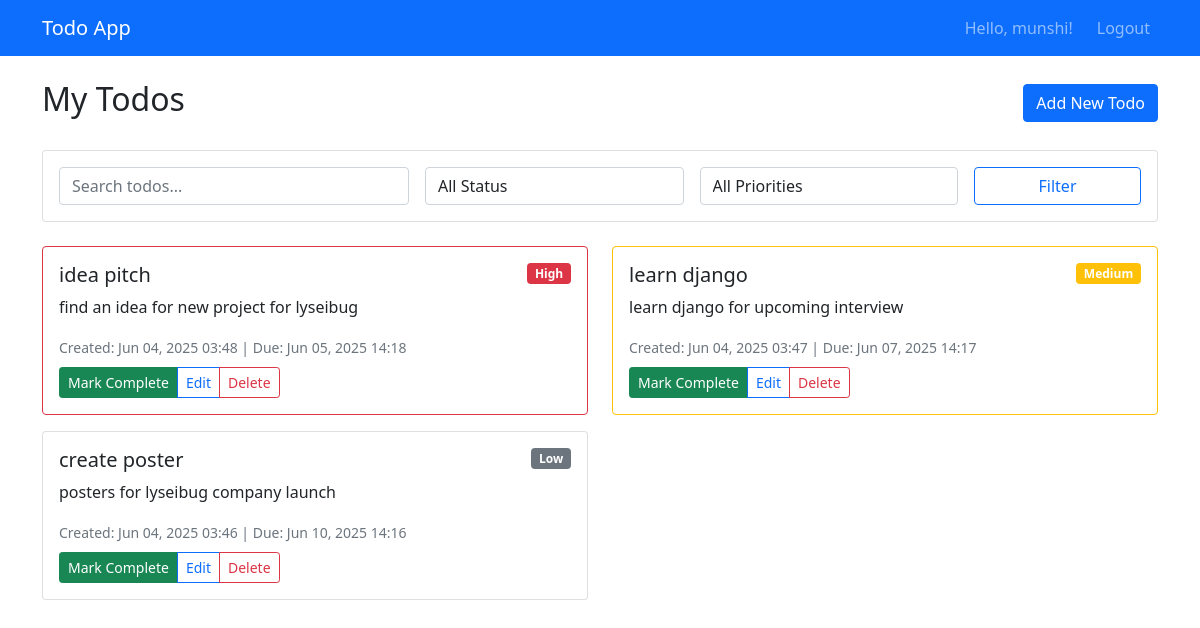
The app's page / (signed in) with its own data.
### todo/models.py (models this page shows, shortened)
class Todo(models.Model):
    PRIORITY_CHOICES = [
        ('low', 'Low'),
        ('medium', 'Medium'),
        ('high', 'High'),
    ]
    title = models.CharField(max_length=200)
    description = models.TextField(blank=True)
    completed = models.BooleanField(default=False)
    priority = models.CharField(max_length=10, choices=PRIORITY_CHOICES, default='medium')
    created_date = models.DateTimeField(auto_now_add=True)
    updated_date = models.DateTimeField(auto_now=True)
    due_date = models.DateTimeField(null=True, blank=True)
    user = models.ForeignKey(User, on_delete=models.CASCADE)
    class Meta:
        ordering = ['-created_date']

### todo/views.py (the view)
# urls.py: path('', views.todo_list, name='list'),
@login_required
def todo_list(request):
    search_query = request.GET.get('search', '')
    status_filter = request.GET.get('status', 'all')
    priority_filter = request.GET.get('priority', 'all')
    todos = Todo.objects.filter(user=request.user)
    if search_query:
        todos = todos.filter(
            Q(title__icontains=search_query) |
            Q(description__icontains=search_query)
        )
    if status_filter == 'completed':
        todos = todos.filter(completed=True)
    elif status_filter == 'pending':
        todos = todos.filter(completed=False)
    if priority_filter != 'all':
        todos = todos.filter(priority=priority_filter)
    context = {
        'todos': todos,
        'search_query': search_query,
        'status_filter': status_filter,
        'priority_filter': priority_filter,
    }
    return render(request, 'todo/todo_list.html', context)

### todo/templates/todo/todo_list.html (shortened to what this page needs)
{% extends 'todo/base.html' %}
{% block content %}
<div class="row">
    <div class="col-md-12">
        <div class="d-flex justify-content-between align-items-center mb-4">
            <h2>My Todos</h2>
            <a href="{% url 'todo:create' %}" class="btn btn-primary">Add New Todo</a>
        </div>
        <div class="card mb-4">
            <div class="card-body">
                <form method="get" class="row g-3">
                    <div class="col-md-4">
                        <input type="text" name="search" class="form-control" placeholder="Search todos..." value="{{ search_query }}">
                    </div>
                    <div class="col-md-3">
                        <select name="status" class="form-control">
                            <option value="all" {% if status_filter == 'all' %}selected{% endif %}>All Status</option>
                        </select>
                    </div>
                    <div class="col-md-3">
                        <select name="priority" class="form-control">
                            <option value="all" {% if priority_filter == 'all' %}selected{% endif %}>All Priorities</option>
                        </select>
                    </div>
                    <div class="col-md-2">
                        <button type="submit" class="btn btn-outline-primary w-100">Filter</button>
                    </div>
                </form>
            </div>
        </div>
        {% if todos %}
            <div class="row">
                {% for todo in todos %}
                <div class="col-md-6 mb-3">
                    <div class="card {% if todo.completed %}border-success{% elif todo.priority == 'high' %}border-danger{% elif todo.priority == 'medium' %}border-warning{% endif %}">
                        <div class="card-body">
                            <div class="d-flex justify-content-between align-items-start">
                                <h5 class="card-title {% if todo.completed %}text-decoration-line-through text-muted{% endif %}">
                                    {{ todo.title }}
                                </h5>
                                <span class="badge bg-{% if todo.priority == 'high' %}danger{% elif todo.priority == 'medium' %}warning{% else %}secondary{% endif %}">
                                    {{ todo.get_priority_display }}
                                </span>
                            </div>
                            {% if todo.description %}
                            <p class="card-text {% if todo.completed %}text-muted{% endif %}">{{ todo.description|truncatewords:20 }}</p>
                            {% endif %}
                            <div class="mb-2">
                                <small class="text-muted">
                                    Created: {{ todo.created_date|date:"M d, Y H:i" }}
                                    {% if todo.due_date %}
                                        | Due: {{ todo.due_date|date:"M d, Y H:i" }}
                                    {% endif %}
                                </small>
                            </div>
                            <div class="btn-group" role="group">
                                <a href="{% url 'todo:toggle' todo.pk %}" class="btn btn-sm btn-{% if todo.completed %}warning{% else %}success{% endif %}">
                                    {% if todo.completed %}Mark Pending{% else %}Mark Complete{% endif %}
                                </a>
                                <a href="{% url 'todo:update' todo.pk %}" class="btn btn-sm btn-outline-primary">Edit</a>
                                <a href="{% url 'todo:delete' todo.pk %}" class="btn btn-sm btn-outline-danger"
                                   onclick="return confirm('Are you sure you want to delete this todo?')">Delete</a>
                            </div>
                        </div>
                    </div>
                </div>
                {% endfor %}
            </div>
        {% else %}
            <div class="text-center py-5">
                <h4 class="text-muted">No todos found</h4>
                <p>Start by creating your first todo!</p>
                <a href="{% url 'todo:create' %}" class="btn btn-primary">Create Todo</a>
            </div>
        {% endif %}
    </div>
</div>
{% endblock %}

### todo/templates/todo/base.html (shortened to what this page needs)
<!DOCTYPE html>
<html lang="en">
<head>
    <link href="https://cdn.jsdelivr.net/npm/bootstrap@5.1.3/dist/css/bootstrap.min.css" rel="stylesheet">
</head>
<body>
    <nav class="navbar navbar-expand-lg navbar-dark bg-primary">
        <div class="container">
            <a class="navbar-brand" href="{% url 'todo:list' %}">Todo App</a>
            <div class="navbar-nav ms-auto">
                {% if user.is_authenticated %}
                    <span class="navbar-text me-3">Hello, {{ user.username }}!</span>
                    <a class="nav-link" href="{% url 'logout' %}">Logout</a>
                {% else %}
                    <a class="nav-link" href="{% url 'login' %}">Login</a>
                    <a class="nav-link" href="{% url 'register' %}">Register</a>
                {% endif %}
            </div>
        </div>
    </nav>
    <div class="container mt-4">
        {% block content %}
        {% endblock %}
    </div>
</body>
</html>

### records on screen
Todo: title "idea pitch", priority "High", description "find an idea for new project for lyseibug", created_date "Jun 04, 2025 03:48", due_date "Jun 05, 2025 14:18", completed "Mark Complete"
Todo: title "learn django", priority "Medium", description "learn django for upcoming interview", created_date "Jun 04, 2025 03:47", due_date "Jun 07, 2025 14:17", completed "Mark Complete"
Todo: title "create poster", priority "Low", description "posters for lyseibug company launch", created_date "Jun 04, 2025 03:46", due_date "Jun 10, 2025 14:16", completed "Mark Complete"

### other values on screen
{{ user.username }} "munshi"
